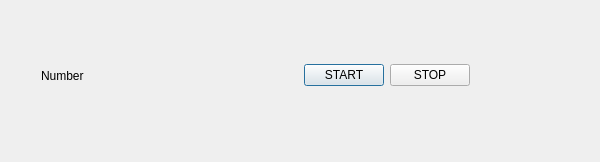
<?xml version="1.0" encoding="UTF-8"?>
<ui version="4.0">
 <class>Dialog</class>
 <widget class="QDialog" name="Dialog">
  <property name="geometry">
   <rect>
    <x>0</x>
    <y>0</y>
    <width>600</width>
    <height>162</height>
   </rect>
  </property>
  <property name="windowTitle">
   <string>Dialog</string>
  </property>
  <widget class="QWidget" name="">
   <property name="geometry">
    <rect>
     <x>30</x>
     <y>40</y>
     <width>451</width>
     <height>71</height>
    </rect>
   </property>
   <layout class="QHBoxLayout" name="horizontalLayout">
    <item>
     <widget class="QLabel" name="label">
      <property name="text">
       <string>Number</string>
      </property>
     </widget>
    </item>
    <item>
     <spacer name="horizontalSpacer">
      <property name="orientation">
       <enum>Qt::Horizontal</enum>
      </property>
      <property name="sizeHint" stdset="0">
       <size>
        <width>40</width>
        <height>20</height>
       </size>
      </property>
     </spacer>
    </item>
    <item>
     <widget class="QPushButton" name="PB_START">
      <property name="text">
       <string>START</string>
      </property>
     </widget>
    </item>
    <item>
     <widget class="QPushButton" name="PB_STOP">
      <property name="text">
       <string>STOP</string>
      </property>
     </widget>
    </item>
   </layout>
  </widget>
 </widget>
 <layoutdefault spacing="6" margin="11"/>
 <resources/>
 <connections/>
</ui>
